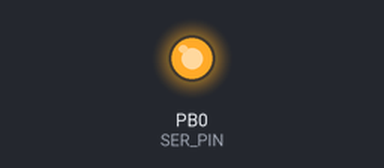
Bench run of a program on a simulated ATtiny85, built with avr-gcc and emulated at 8 MHz. Shown: output pins drawn as LEDs (lit = HIGH).

Above: at 0.1 s.
Timing chart, 0 to 1.6 s (numbered marks = the images above):
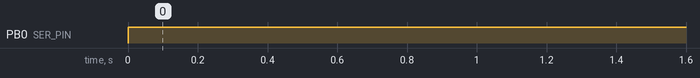

Measured:
- by itself, PB0 (SER_PIN): LOW → HIGH at 0.00 s

The program:

main.c
```c
/*
 * Author : relyq
 *
 * programa para probar shift register
 *
 * PB0 - SER   - 595 pin 14
 * PB1 - SRCLK - 595 pin 11
 * PB2 - RCLK  - 595 pin 12
 */

#include <avr/interrupt.h>
#include <avr/io.h>
#include <util/delay.h>

#define SER_PORT PORTB
#define SRCLK_PORT PORTB
#define RCLK_PORT PORTB

#define SER_PIN PB0
#define SRCLK_PIN PB1
#define RCLK_PIN PB2

#define SET_SER() \
  { SER_PORT |= (1 << SER_PIN); }
#define CLEAR_SER() \
  { SER_PORT &= ~(1 << SER_PIN); }
#define SHIFT_DATA()                 \
  {                                  \
    SRCLK_PORT |= (1 << SRCLK_PIN);  \
    _delay_ms(1);                    \
    SRCLK_PORT &= ~(1 << SRCLK_PIN); \
  }
#define STORE_DATA()               \
  {                                \
    RCLK_PORT |= (1 << RCLK_PIN);  \
    _delay_ms(1);                  \
    RCLK_PORT &= ~(1 << RCLK_PIN); \
  }

char counter;

ISR(TIMER0_OVF_vect){
  counter++;
}

int main(void) {
  DDRB = (1 << RCLK_PIN) | (1 << SRCLK_PIN) | (1 << SER_PIN);
  PORTB &= ~(1 << SRCLK_PIN) | ~(1 << RCLK_PIN);

  TCCR0B = (1 << CS02) | (1 << CS00);  // clk/1024
  TIMSK = (1 << TOIE0);

  SET_SER();

  sei();

  while (1) {
    if(counter == 15){
      SHIFT_DATA();
      _delay_ms(1);
      STORE_DATA();
      counter = 0;
    }
  }
}
```
